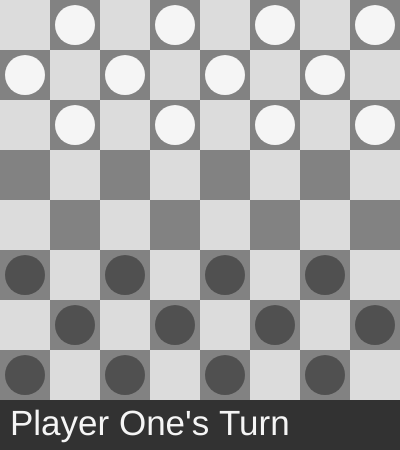
Frame 1 (no input)
Frame 60 (no input): identical to frame 1, image omitted
Frame 120 (the mouse pressed at the canvas centre since frame 60): identical to frame 1, image omitted

The p5.js sketch that drew this single still picture (run headless with seeded random() and noise() and a simulated clock; from frame 60 on, the mouse is pressed at the canvas centre):

// p5.js sketch
// ── sketch.js

const SCREEN_SIZE = 400;
const TILE_SIZE = SCREEN_SIZE / 8;
const OFFSET = 5;
const PIECE_SIZE = TILE_SIZE - 2*OFFSET;
const EXTRA_SIZE = 50;

var clicked = false;
var playerMove = 1;
var oldPos;
var id;
var state = 0;
var statusTexts;
var winner;
var timer = 0;

/* 0 = playing
  1 = game over
 */
//PLAYER ONE IS WHITE 1 = reg 3 = KING
//PLAYER TWO IS BLACK 2 = reg 4 = KING
/* board = [[8,1,8,1,8,1,8,1],
              [1,8,1,8,1,8,1,0],
              [8,1,8,1,8,1,8,1],
              [0,8,0,8,2,8,0,8],
              [8,0,8,0,8,0,8,0],
              [0,8,2,8,0,8,0,8],
              [8,0,8,0,8,0,8,0],
              [0,8,0,8,0,8,0,8]]; */
var board = [[8,1,8,1,8,1,8,1],
              [1,8,1,8,1,8,1,0],
              [8,1,8,1,8,1,8,1],
              [0,8,0,8,0,8,0,8],
              [8,0,8,0,8,0,8,0],
              [2,8,2,8,2,8,2,8],
              [8,2,8,2,8,2,8,2],
              [2,8,2,8,2,8,2,8]];
/* var board = [[8,0,8,0,8,0,8,0],
            [0,8,0,8,0,8,0,0],
            [8,0,8,0,8,0,8,0],
            [0,8,0,8,0,8,0,8],
            [8,0,8,0,8,0,8,0],
            [2,8,2,8,2,8,2,8],
            [8,2,8,2,8,2,8,2],
            [2,8,2,8,2,8,2,8]]; */

function setup() {
  createCanvas(SCREEN_SIZE, SCREEN_SIZE + EXTRA_SIZE);
  statusTexts = new StatusText(SCREEN_SIZE, EXTRA_SIZE)
  statusTexts.setText("Player One's Turn");
}

function draw() {
  background(220);
  drawBackground();
  drawBoard();
  promote();
  
  statusTexts.show();
  if (clicked){
    ellipseMode(CENTER);
    switch (id){
      case 1:
        fill(245,245,245);
        ellipse(mouseX,mouseY, PIECE_SIZE, PIECE_SIZE);
        break;
      case 2:
        fill(80,80,80);
        ellipse(mouseX,mouseY, PIECE_SIZE, PIECE_SIZE);
        break;
      case 3:
        fill(245,245,245);
        star(mouseX, mouseY, PIECE_SIZE/2, PIECE_SIZE/3, 5);
        break;
      case 4:
        fill(80,80,80);
        star(mouseX, mouseY, PIECE_SIZE/2, PIECE_SIZE/3, 5);
        break;
    }
  }
  if (state == 1){
    if (timer == 0){
      if (winner == 1)
        statusTexts.setText("Player One Wins")
      else if (winner == 2)
        statusTexts.setText("Player Two Wins")
    }
    timer++;
      if (timer % 259 == 0){
        if (winner == 1)
          statusTexts.setText("Player One Wins")
        else if (winner == 2)
          statusTexts.setText("Player Two Wins")
  }
    if (timer % 167 == 0)
    statusTexts.setText("Space to play again")
  }
}

function keyPressed(){
  if (keyCode == 32 && state == 1){
    board = [[8,1,8,1,8,1,8,1],
              [1,8,1,8,1,8,1,0],
              [8,1,8,1,8,1,8,1],
              [0,8,0,8,0,8,0,8],
              [8,0,8,0,8,0,8,0],
              [2,8,2,8,2,8,2,8],
              [8,2,8,2,8,2,8,2],
              [2,8,2,8,2,8,2,8]];         
    state = 0;
    clicked = false;
    playerMove = 1;
    oldPos;
    id;
    state = 0;
    statusTexts;
    winner;
    timer = 0;
    statusTexts.setText("Player One's Turn");
  }
}

function mousePressed(){
  if (state == 0 && mouseX < SCREEN_SIZE && mouseX > 0 && mouseY < SCREEN_SIZE && mouseY > 0){
    let pos = mousePos();
    if ((board[pos[1]][pos[0]] == 1 || board[pos[1]][pos[0]] == 3 ) && playerMove == 1){
      oldPos = [pos[1],pos[0]];
      id = board[pos[1]][pos[0]];
      board[pos[1]][pos[0]] = 0;
      clicked = true;
    }if ((board[pos[1]][pos[0]] == 2 || board[pos[1]][pos[0]] == 4) && playerMove == 2){
      oldPos = [pos[1],pos[0]];
      id = board[pos[1]][pos[0]];
      board[pos[1]][pos[0]] = 0;
      clicked = true;
    }
  }
}

function mouseReleased(){
  if (state == 0 && mouseX < SCREEN_SIZE && mouseX > 0 && mouseY < SCREEN_SIZE && mouseY > 0){
    let pos = mousePos();
    if (clicked && validMove(oldPos, pos, id) && board[pos[1]][pos[0]] == 0){
      if (playerMove == 1 ){
        fill(245,245,245);
        board[pos[1]][pos[0]] = id;
        clicked = false;
        playerMove = 2;
        statusTexts.setText("Player Two's Turn");
        if(checkWin()){
          timer = 0;
          state = 1;
          if (winner == 1)
            statusTexts.setText("Player One Wins")
          else if (winner == 2)
            statusTexts.setText("Player Two Wins")
        }
      }
      else if (playerMove == 2){
        fill(80,80,80);
        board[pos[1]][pos[0]] = id;
        clicked = false;
        playerMove = 1;
        statusTexts.setText("Player One's Turn");
        if(checkWin()){
          timer = 0;
          state = 1;
          if (winner == 1)
            statusTexts.setText("Player One Wins")
          else if (winner == 2)
            statusTexts.setText("Player Two Wins")
        }
      }
      else{
        board[oldPos[0]][oldPos[1]] = id;
        clicked = false;
      }

    }else if (clicked){
      board[oldPos[0]][oldPos[1]] = id;
      clicked = false;
    }
  }else if(clicked){
    board[oldPos[0]][oldPos[1]] = id;
    clicked = false;
  }
}

function drawBackground(){
  fill(130,130,130);
  noStroke();
  for (let a = 1; a < 8; a += 2){
    for(let b = 0; b < 8; b += 2){
      rect(TILE_SIZE * a, TILE_SIZE * b, TILE_SIZE,TILE_SIZE);
    }
  }for (let a = 0; a < 8; a += 2){
    for(let b = 1; b < 8; b += 2){
      rect(TILE_SIZE * a, TILE_SIZE * b, TILE_SIZE,TILE_SIZE);
    }
  }
  fill(50,50,50);
  rect(0,SCREEN_SIZE, SCREEN_SIZE, EXTRA_SIZE);
}
function mousePos(){
  return [int(mouseX/TILE_SIZE), int(mouseY/TILE_SIZE)];
}

function drawBoard(){
  ellipseMode(CORNER);
  for (var a = 0; a < 8; a++){
    for(var b = 0; b < 8; b++){
      if (board[a][b] === 1){
        fill(245,245,245);
        ellipse(b*TILE_SIZE + OFFSET, a*TILE_SIZE + OFFSET, PIECE_SIZE, PIECE_SIZE);
      }else if (board[a][b] === 2){
        fill(80,80,80);
        ellipse(b*TILE_SIZE + OFFSET, a*TILE_SIZE + OFFSET, PIECE_SIZE, PIECE_SIZE);
      }else if (board[a][b] == 3){
        fill(245,245,245);
        star(b*TILE_SIZE + OFFSET+ PIECE_SIZE/2, a*TILE_SIZE + PIECE_SIZE/2+ OFFSET, PIECE_SIZE/2, PIECE_SIZE/3, 5);
      }else if (board[a][b] == 4){
        fill(80,80,80);
        star(b*TILE_SIZE + OFFSET + PIECE_SIZE/2, a*TILE_SIZE + PIECE_SIZE/2+ OFFSET, PIECE_SIZE/2, PIECE_SIZE/3, 5);
      }
    }
  }
}

function validMove(oldPos, pos, id){
  console.log(id);
  let dx = pos[0] - oldPos[1];
  let dy = pos[1] - oldPos[0];
  if (id == 1 || id == 2){//--------------------------------------------------------regular tiles
    if (dx*dx == 1){
      if (playerMove == 1 && dy == 1){
        return true;
      }else if (playerMove == 2 && dy == -1){
        return true;
      }
    }else if(dx*dx == 4){
      if (playerMove == 1 && dy == 2){//-----------------------------regular tile jumps
        if (board[oldPos[0]+1][oldPos[1]+dx/2] == 2 || board[oldPos[0]+1][oldPos[1]-1] == 4){
          board[oldPos[0]+1][oldPos[1]+dx/2] = 0;
          return true;
        }
      }else if (playerMove == 2 && dy == -2){
        if (board[oldPos[0]-1][oldPos[1]+dx/2] == 1 || board[oldPos[0]-1][oldPos[1]+1] == 3){
          board[oldPos[0]-1][oldPos[1]+dx/2] = 0;
          return true;
        }
      }
    }
  }else if (id == 3 || id == 4 ){//--------------------------------------------------king tiles
    if (dx*dx == 1 && dy*dy == 1){
      return true; 
    }
    else if(dx*dx == 4 && dy*dy == 4){//----------------------------------------------king tile jumps
      if (playerMove == 1){
        if (board[oldPos[0]+dy/2][oldPos[1]+dx/2] == 2 || board[oldPos[0]+dy/2][oldPos[1]+dx/2] == 4){
          board[oldPos[0]+dy/2][oldPos[1]+dx/2] = 0;
          return true;
        }
      }else if (playerMove == 2){
        if (board[oldPos[0]+dy/2][oldPos[1]+dx/2] == 1 || board[oldPos[0]+dy/2][oldPos[1]+dx/2] == 3){
          board[oldPos[0]+dy/2][oldPos[1]+dx/2] = 0;
          return true;
        }
      }
    }
  }
  return false;
}

function star(x, y, radius1, radius2, npoints) {
  let angle = PI / npoints;
  let halfAngle = angle / 2.0;
  beginShape();
  for (let a = 0; a < TWO_PI; a += angle) {
    let sx = x + cos(a) * radius2;
    let sy = y + sin(a) * radius2;
    vertex(sx, sy);
    sx = x + cos(a + halfAngle) * radius1;
    sy = y + sin(a + halfAngle) * radius1;
    vertex(sx, sy);
  }
  endShape(CLOSE);
}

function promote(){
  for (let n = 0; n < 8; n++ ){
    if (board[0][n] == 2){
      board[0][n] = 4;
    }if (board[7][n] == 1){
      board[7][n] = 3;
    }
  }
}

function checkWin(){
  let p1 = false;
  let p2 = false;
  for (var a = 0; a < 8; a++){
    for(var b = 0; b < 8; b++){
      if (board[a][b] == 1 || board[a][b] == 3){
        p1 = true;
        if (p2)
        return false;
      }else if (board[a][b] == 2 || board[a][b] == 4){
        p2 = true;
        if (p1)
        return false;
      }
    }
  }
  if (p1 && p2)
    return false;
  if (p1)
  winner = 1
  if (p2)
  winner = 2
  return true;
}

// ── statusText.js
function StatusText(screenSize, extraSize){
    this.text = 'Test';
    this.extraSize = extraSize;
    this.screenSize = screenSize;

    this.show = function (){
        textSize(35);
        fill(245,245,245);
        text(this.text, 10, this.screenSize-15+this.extraSize);
    }
    this.setText = function(string){
        this.text = string;
    }
}
